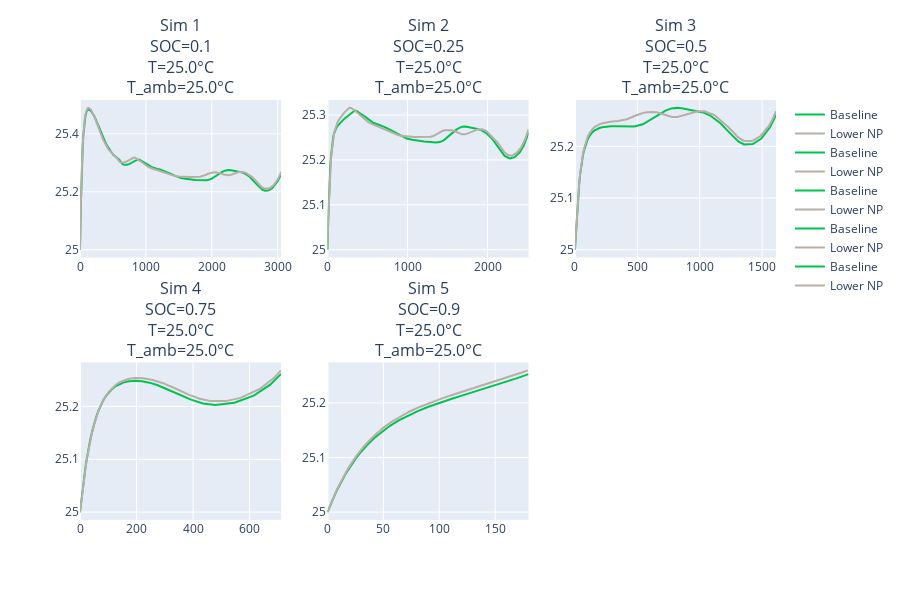

Here is the notebook cell this chart was saved with:
### Code cell
batch_output.plot_dynamic_response("tempSurfaceModel")
